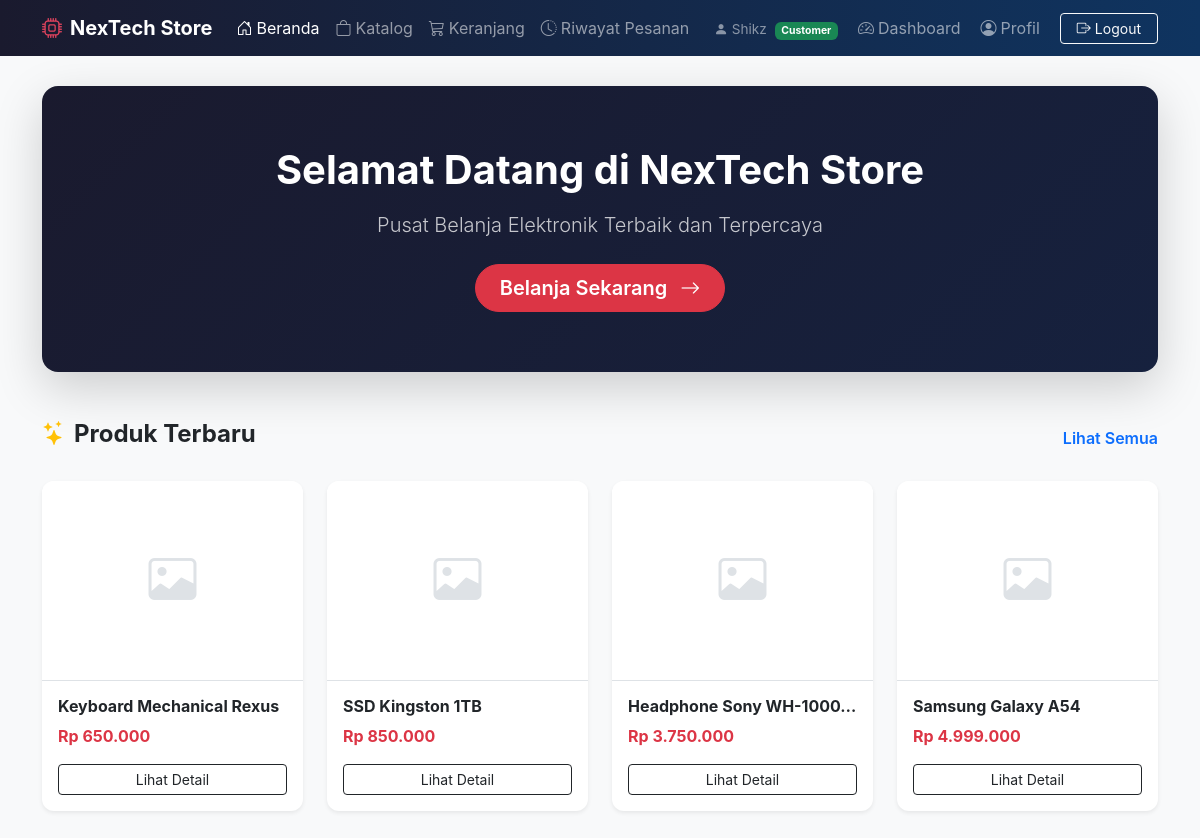
Screenshot of /app/views/customer/home.php (signed in) with the database file from the repository.
### tables this page shows
CREATE TABLE `products` (
  `id` int(11) NOT NULL,
  `nama` varchar(200) NOT NULL,
  `kategori` varchar(100) DEFAULT NULL,
  `harga` decimal(15,2) NOT NULL DEFAULT 0.00,
  `stok` int(11) NOT NULL DEFAULT 0,
  `deskripsi` text DEFAULT NULL,
  `gambar` varchar(255) DEFAULT 'default.jpg',
  `created_at` timestamp NOT NULL DEFAULT current_timestamp(),
  `updated_at` timestamp NOT NULL DEFAULT current_timestamp() ON UPDATE current_timestamp()
);

### app/core/Database.php (called while the page is built, shortened)
<?php
class Database
{
    private $host = "localhost";
    private $dbname = "nextech_store";
    private $username = "root";
    private $password = "";
    public function __construct()
    {
        try {
            $this->conn = new PDO(
                "mysql:host={$this->host};dbname={$this->dbname};charset=utf8",
                $this->username,
                $this->password
            );
        } catch (PDOException $e) {
            die("Koneksi database gagal : " . $e->getMessage());
        }
    }
}

### app/models/ProductModel.php (called while the page is built, shortened)
<?php
class ProductModel extends Model
{
    public function getAllProducts($search = '', $limit = null, $offset = 0)
    {
        $db = $this->getConnection();
        $sql = "SELECT * FROM products";
        $params = [];
        $sql .= " ORDER BY id DESC";
        if ($limit !== null) {
            $sql .= " LIMIT ? OFFSET ?";
            $stmt = $db->prepare($sql);
            $i = 1;
            $stmt->bindValue($i++, (int)$limit, PDO::PARAM_INT);
            $stmt->bindValue($i++, (int)$offset, PDO::PARAM_INT);
            $stmt->execute();
            return $stmt->fetchAll(PDO::FETCH_ASSOC);
        } else {
            $stmt = $db->prepare($sql);
            $stmt->execute($params);
            return $stmt->fetchAll(PDO::FETCH_ASSOC);
        }
    }
}

### app/controllers/CustomerController.php (called while the page is built, shortened)
<?php
require_once __DIR__ . '/../models/ProductModel.php';
class CustomerController extends Controller
{
    private $productModel;
    public function __construct()
    {
        $this->productModel = new ProductModel();
    }
    public function home()
    {
        $recentProducts = $this->productModel->getAllProducts('', 4, 0);
        return [
            'recentProducts' => $recentProducts
        ];
    }
}

### app/views/customer/home.php (the view, shortened to what this page needs)
<?php
require_once '../../controllers/CustomerController.php';
$controller = new CustomerController();
$viewData = $controller->home();
$recentProducts = $viewData['recentProducts'];
?>
<!DOCTYPE html>
<html lang="id">
<head>
    <link href="https://cdn.jsdelivr.net/npm/bootstrap@5.3.3/dist/css/bootstrap.min.css" rel="stylesheet">
    <link rel="stylesheet" href="https://cdn.jsdelivr.net/npm/bootstrap-icons@1.11.3/font/bootstrap-icons.min.css">
</head>
<body>
    <?php require_once "../layout/navbar.php"; ?>
    <div class="container pb-5">
        <div class="hero-section text-center shadow-lg">
            <h1 class="fw-bold mb-3">Selamat Datang di NexTech Store</h1>
            <p class="lead mb-4 opacity-75">Pusat Belanja Elektronik Terbaik dan Terpercaya</p>
            <a href="catalog.php" class="btn btn-danger btn-lg px-4 rounded-pill fw-semibold">Belanja Sekarang <i class="bi bi-arrow-right ms-2"></i></a>
        </div>
        <div class="mt-5">
            <div class="d-flex justify-content-between align-items-center mb-4">
                <h4 class="fw-bold text-dark"><i class="bi bi-stars text-warning me-2"></i>Produk Terbaru</h4>
                <a href="catalog.php" class="text-decoration-none fw-semibold">Lihat Semua</a>
            </div>
            <div class="row g-4">
                <?php foreach ($recentProducts as $product): ?>
                    <div class="col-md-3">
                        <div class="card product-card shadow-sm">
                            <div class="product-img-wrapper border-bottom">
                                <?php if (!empty($product['gambar']) && file_exists(__DIR__ . '/../../../public/uploads/' . $product['gambar'])): ?>
                                    <img src="../../../public/uploads/<?= htmlspecialchars($product['gambar']) ?>" alt="<?= htmlspecialchars($product['nama']) ?>" class="product-img">
                                <?php else: ?>
                                    <i class="bi bi-image placeholder-img"></i>
                                <?php endif; ?>
                            </div>
                            <div class="card-body d-flex flex-column">
                                <h6 class="card-title fw-bold text-truncate" title="<?= htmlspecialchars($product['nama']) ?>"><?= htmlspecialchars($product['nama']) ?></h6>
                                <p class="text-danger fw-bold mb-3">Rp <?= number_format($product['harga'], 0, ',', '.') ?></p>
                                <a href="detail.php?id=<?= $product['id'] ?>" class="btn btn-outline-dark w-100 mt-auto btn-sm">Lihat Detail</a>
                            </div>
                        </div>
                    </div>
                <?php endforeach; ?>
            </div>
        </div>
    </div>
</body>
</html>

### app/views/customer/home.php (style rules this page uses)
body { background-color: #f8f9fa; font-family: 'Inter', sans-serif; }
.hero-section { background: linear-gradient(135deg, #1a1a2e 0%, #16213e 100%); color: white; padding: 60px 0; border-radius: 16px; margin-top: 30px; }
.product-card { border: none; border-radius: 12px; transition: transform 0.2s, box-shadow 0.2s; height: 100%; }
.product-img-wrapper { height: 200px; display: flex; align-items: center; justify-content: center; background: #fff; border-top-left-radius: 12px; border-top-right-radius: 12px; padding: 15px; }
.placeholder-img { font-size: 3rem; color: #dee2e6; }

### rows the page displays
products: nama "Keyboard Mechanical Rexus", harga "650.000"
products: nama "SSD Kingston 1TB", harga "850.000"
products: nama "Headphone Sony WH-1000…", harga "3.750.000"
products: nama "Samsung Galaxy A54", harga "4.999.000"

### other values shown
$_SESSION['nama'] "Shikz"
$_SESSION['role'] "Customer"
